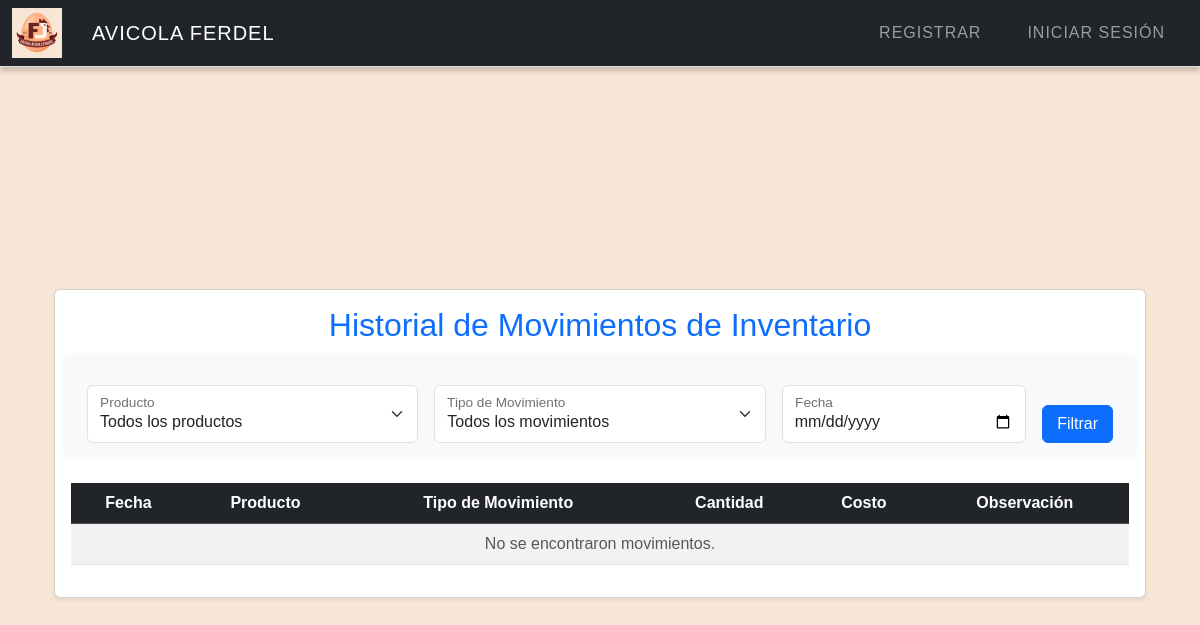
Before: /historial_inventario with the older database file.
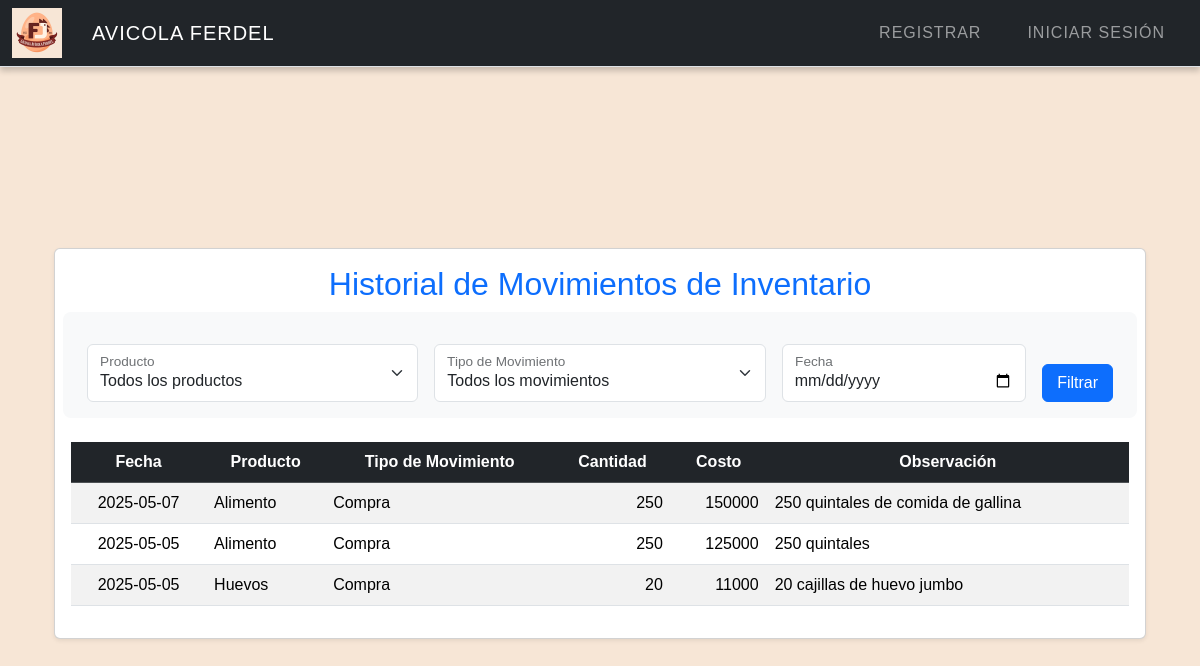
After: the same page with the newer database file.
### tables this page shows
CREATE TABLE Detalle_Movimiento_Inventario (
    ID_Detalle INTEGER PRIMARY KEY AUTOINCREMENT,
    ID_Movimiento INTEGER,
    ID_TipoMovimiento INTEGER,
    ID_Producto INTEGER,
    Cantidad INTEGER,
    Costo NUMERIC,
    IVA NUMERIC,
    Descuento NUMERIC,
    Costo_Total NUMERIC,
    Saldo NUMERIC,
    FOREIGN KEY (ID_Movimiento) REFERENCES Movimientos_Inventario(ID_Movimiento),
    FOREIGN KEY (ID_Producto) REFERENCES Productos(ID_Producto)
);

CREATE TABLE Movimientos_Inventario (
    ID_Movimiento INTEGER PRIMARY KEY AUTOINCREMENT,
    ID_TipoMovimiento INTEGER,
    N_Factura TEXT,
    Contado_Credito INTEGER,
    Fecha DATE,
    ID_Proveedor INTEGER,
    Observacion TEXT,
    IVA NUMERIC,
    Retencion NUMERIC,
    ID_Empresa INTEGER,
    ID_Bodega INTEGER,
    ID_Ruta INTEGER,
    UbicacionEntrega TEXT,
    FOREIGN KEY (ID_TipoMovimiento) REFERENCES Catalogo_Movimientos(ID_TipoMovimiento),
    FOREIGN KEY (ID_Proveedor) REFERENCES Proveedores(ID_Proveedor),
    FOREIGN KEY (ID_Empresa) REFERENCES Empresa(ID_Empresa),
    FOREIGN KEY (ID_Bodega) REFERENCES Bodegas(ID_Bodega),
    FOREIGN KEY (ID_Ruta) REFERENCES Rutas(ID_Ruta)
);

CREATE TABLE Productos (
    ID_Producto INTEGER PRIMARY KEY AUTOINCREMENT,
    COD_Producto TEXT,
    Descripcion TEXT NOT NULL,
    Unidad_Medida INTEGER,
    Existencias NUMERIC DEFAULT 0,
    Estado INTEGER DEFAULT 1,
    Familia INTEGER,
    Costo_Promedio NUMERIC,
    IVA INTEGER DEFAULT 0,
    Tipo INTEGER,
    Precio_Venta NUMERIC,
    ID_Empresa INTEGER,
    Fecha_Creacion DATE DEFAULT CURRENT_DATE,
    Usuario_Creador INTEGER,
    FOREIGN KEY (Unidad_Medida) REFERENCES Unidades_Medida(ID_Unidad),
    FOREIGN KEY (Familia) REFERENCES Familia(ID_Familia),
    FOREIGN KEY (Tipo) REFERENCES Tipo_Producto(ID_TipoProducto),
    FOREIGN KEY (ID_Empresa) REFERENCES Empresa(ID_Empresa)
);

CREATE TABLE Catalogo_Movimientos (
    ID_TipoMovimiento INTEGER PRIMARY KEY AUTOINCREMENT,
    Descripcion TEXT,
    Adicion TEXT,
    Letra TEXT
);

### app.py (the view)
@app.route("/historial_inventario")
def historial_inventario():
    productos = db.execute("SELECT ID_Producto, Descripcion FROM Productos ORDER BY Descripcion")
    tipos = db.execute("SELECT ID_TipoMovimiento, Descripcion FROM Catalogo_Movimientos ORDER BY Descripcion")
    producto_id = request.args.get("producto", "")
    tipo_id = request.args.get("tipo", "")
    fecha = request.args.get("fecha", "")
    query = """
        SELECT MI.Fecha, P.Descripcion AS Producto, CM.Descripcion AS TipoMovimiento,
               DMI.Cantidad, DMI.Costo, MI.Observacion, MI.ID_Movimiento, DMI.ID_Producto
        FROM Detalle_Movimiento_Inventario DMI
        JOIN Movimientos_Inventario MI ON MI.ID_Movimiento = DMI.ID_Movimiento
        JOIN Productos P ON P.ID_Producto = DMI.ID_Producto
        JOIN Catalogo_Movimientos CM ON CM.ID_TipoMovimiento = MI.ID_TipoMovimiento
        WHERE 1=1
    """
    params = []
    if producto_id:
        query += " AND DMI.ID_Producto = ?"
        params.append(producto_id)
    if tipo_id:
        query += " AND MI.ID_TipoMovimiento = ?"
        params.append(tipo_id)
    if fecha:
        query += " AND MI.Fecha = ?"
        params.append(fecha)
    query += " ORDER BY MI.Fecha DESC, MI.ID_Movimiento DESC"
    movimientos = db.execute(query, *params)
    return render_template("historial_inventario.html", movimientos=movimientos, productos=productos, tipos=tipos, producto_id=producto_id, tipo_id=tipo_id, fecha=fecha)

### app.py (called while the page is built)
@app.after_request
def after_request(response):
    response.headers["Cache-Control"] = "no-cache, no-store, must-revalidate"
    response.headers["Expires"] = 0
    response.headers["Pragma"] = "no-cache"
    return response

### Templates/historial_inventario.html (shortened to what this page needs)
{% extends "layout.html" %}
{% block main %}
<div class="container my-5">
    <div class="card shadow-sm">
        <div class="card-body">
            <h2 class="card-title text-center text-primary mb-4">Historial de Movimientos de Inventario</h2>
            <form method="get" class="row g-3 align-items-end mb-4 p-3 bg-light rounded-3">
                <div class="col-md-4">
                    <div class="form-floating">
                        <select name="producto" id="producto" class="form-select">
                            <option value="">Todos los productos</option>
                        </select>
                        <label for="producto">Producto</label>
                    </div>
                </div>
                <div class="col-md-4">
                    <div class="form-floating">
                        <select name="tipo" id="tipo" class="form-select">
                            <option value="">Todos los movimientos</option>
                        </select>
                        <label for="tipo">Tipo de Movimiento</label>
                    </div>
                </div>
                <div class="col-md-3">
                    <div class="form-floating">
                        <input type="date" name="fecha" id="fecha" class="form-control" value="{{ fecha }}">
                        <label for="fecha">Fecha</label>
                    </div>
                </div>
                <div class="col-md-1 d-grid">
                    <button type="submit" class="btn btn-primary">Filtrar</button>
                </div>
            </form>
            <div class="table-responsive">
                <table class="table table-striped table-hover align-middle">
                    <thead class="table-dark text-center">
                        <tr>
                            <th>Fecha</th>
                            <th>Producto</th>
                            <th>Tipo de Movimiento</th>
                            <th>Cantidad</th>
                            <th>Costo</th>
                            <th>Observación</th>
                        </tr>
                    </thead>
                    <tbody>
                        {% for m in movimientos %}
                        <tr>
                            <td class="text-center">{{ m.Fecha }}</td>
                            <td>{{ m.Producto }}</td>
                            <td>{{ m.TipoMovimiento }}</td>
                            <td class="text-end">{{ m.Cantidad }}</td>
                            <td class="text-end">{{ m.Costo }}</td>
                            <td>{{ m.Observacion }}</td>
                        </tr>
                        {% else %}
                        <tr>
                            <td colspan="6" class="text-center text-muted">No se encontraron movimientos.</td>
                        </tr>
                        {% endfor %}
                    </tbody>
                </table>
            </div>
        </div>
    </div>
</div>
{% endblock %}

### Templates/layout.html (shortened to what this page needs)
<!DOCTYPE html>
<html lang="es">
<head>
    <link href="https://cdn.jsdelivr.net/npm/bootstrap@5.3.3/dist/css/bootstrap.min.css" rel="stylesheet"
>
    <link rel="stylesheet" href="{{ url_for('static', filename='styles.css') }}">
</head>
<body>
    <nav class="navbar navbar-expand-md navbar-dark bg-dark border-bottom">
        <div class="container-fluid">
            <img src="{{ url_for('static', filename='logoFerdel_web.png') }}" alt="Logo de Ferdel" width="50" height="50">
            <a class="navbar-brand ms-2" href="/">AVICOLA FERDEL</a>
            <div class="collapse navbar-collapse" id="navbarNav">
                {% if current_user.is_authenticated %}
                <ul class="navbar-nav me-auto">
                    <li class="nav-item dropdown">
                        <a class="nav-link dropdown-toggle" href="#" id="comprasDropdown" role="button" data-bs-toggle="dropdown" aria-expanded="false">
                            Compras
                        </a>
                        <ul class="dropdown-menu" aria-labelledby="comprasDropdown">
                            <li><a class="dropdown-item" href="/compras">Agregar Compras</a></li>
                            <li><a class="dropdown-item" href="/gestionar_compras">Editar Compras</a></li>
                        </ul>
                    </li>
                    <li class="nav-item dropdown">
                        <a class="nav-link dropdown-toggle" href="#" id="ventasDropdown" role="button" data-bs-toggle="dropdown" aria-expanded="false">
                            Ventas
                        </a>
                        <ul class="dropdown-menu" aria-labelledby="ventasDropdown">
                            <li><a class="dropdown-item" href="/ventas">Agregar Ventas</a></li>
                            <li><a class="dropdown-item" href="/gestionar_ventas">Editar Ventas</a></li>
                        </ul>
                    </li>
                    <li class="nav-item dropdown">
                        <a class="nav-link dropdown-toggle" href="#" id="cobrosDropdown" role="button" data-bs-toggle="dropdown" aria-expanded="false">
                            Cobros
                        </a>
                        <ul class="dropdown-menu" aria-labelledby="cobrosDropdown">
                            <li><a class="dropdown-item" href="{{ url_for('cobros') }}">Ver Cobros</a></li>
                        </ul>
                    </li>
                    <li class="nav-item dropdown">
                        <a class="nav-link dropdown-toggle" href="#" id="pagosDropdown" role="button" data-bs-toggle="dropdown" aria-expanded="false">
                            Pagos
                        </a>
                        <ul class="dropdown-menu" aria-labelledby="pagosDropdown">
                            <li><a class="dropdown-item" href="{{ url_for('pagos') }}">Ver Pagos</a></li>
                        </ul>
                    </li>
                    <li class="nav-item dropdown">
                        <a class="nav-link dropdown-toggle" href="#" id="facturaDropdown" role="button" data-bs-toggle="dropdown" aria-expanded="false">
                            Factura
                        </a>
                        <ul class="dropdown-menu" aria-labelledby="facturaDropdown">
                            <li><a class="dropdown-item" href="{{ url_for('visualizar_facturas') }}">Visualizar Factura</a></li>
                            <li><a class="dropdown-item" href="#">Generar nueva Factura</a></li>
                        </ul>
                    </li>
                    <li class="nav-item dropdown">
                        <a class="nav-link dropdown-toggle" href="#" id="bodegaDropdown" role="button" data-bs-toggle="dropdown" aria-expanded="false">
                            Bodega
                        </a>
                        <ul class="dropdown-menu" aria-labelledby="bodegaDropdown">
                            <li><a class="dropdown-item" href="/bodega">Ver Bodega</a></li>
                            <li><a class="dropdown-item" href="{{ url_for('historial_inventario') }}">Historial de Movimientos</a></li>
                        </ul>
                    </li>
                    <li class="nav-item dropdown">
                        <a class="nav-link dropdown-toggle" href="#" id="vehiculosDropdown" role="button" data-bs-toggle="dropdown" aria-expanded="false">
                            Vehiculos
                        </a>
                        <ul class="dropdown-menu" aria-labelledby="vehiculosDropdown">
                            <li><a class="dropdown-item" href="{{ url_for('vehiculos') }}">Ver Vehículos</a></li>
                            <li><a class="dropdown-item" href="{{ url_for('combustible') }}">Gasto de Combustibles</a></li>
                            <li><a class="dropdown-item" href="#">Gestionar Mantenimiento</a></li>
                        </ul>
                    </li>
                    <li class="nav-item dropdown">
                        <a class="nav-link dropdown-toggle" href="#" id="CatalogosDropdown" role="button" data-bs-toggle="dropdown" aria-expanded="false">
                            Catálogos
                        </a>
                        <ul class="dropdown-menu" aria-labelledby="CatalogosDropdown">
                            <li><a class="dropdown-item" href="/clientes">Gestionar Clientes</a></li>
                            <li><a class="dropdown-item" href="/proveedores">Gestionar Proveedores</a></li>
                            <li><a class="dropdown-item" href="/productos">Gestionar Productos</a></li>
                            <li><a class="dropdown-item" href="/empresa">Gestionar Empresa</a></li>
                            <li><a class="dropdown-item" href="{{ url_for('familia') }}">Gestionar Familias</a></li>
                            <li><a class="dropdown-item" href="{{ url_for('tipo_producto') }}">Gestionar Tipos de Producto</a></li>
                        </ul>
                    </li>
                </ul>
                <ul class="navbar-nav ms-auto">
                    <li class="nav-item nav-link text-white">BIENVENIDO, {{ current_user.username }}</li>
                    <li class="nav-item"><a class="nav-link" href="/logout">Cerrar sesión</a></li>
                </ul>
                {% else %}
                <ul class="navbar-nav ms-auto">
                    <li class="nav-item"><a class="nav-link" href="/register">Registrar</a></li>
                    <li class="nav-item"><a class="nav-link" href="/login">Iniciar sesión</a></li>
                </ul>
                {% endif %}
            </div>
        </div>
    </nav>
    <main class="container" style="padding-top: 20px;">
        {% block main %}
        {% endblock %}
    </main>
</body>
</html>

### static/styles.css (style rules this page uses)
body { margin: 0; font-family: 'Arial', sans-serif; background: #F7E6D6; color: #1a1a1a; overflow-x: hidden; }
nav { display: flex; justify-content: center; align-items: center; background: #EFD4BC; box-shadow: 0 4px 6px rgba(0, 0, 0, 0.2); padding: 10px 0; position: sticky; top: 0; z-index: 1000; border-bottom: 2px solid rgba(0, 0, 0, 0.1); }
nav a { color: #1a1a1a; text-transform: uppercase; text-decoration: none; margin: 0 15px; padding: 10px 20px; font-size: 14px; letter-spacing: 1px; border: 2px solid transparent; border-radius: 25px; transition: all 0.3s ease-in-out; position: relative; overflow: hidden; }
nav a::before { content: ''; position: absolute; top: 0; left: -100%; width: 100%; height: 100%; background: linear-gradient(90deg, rgba(0, 0, 0, 0.1), rgba(0, 0, 0, 0)); transition: all 0.4s ease-in-out; z-index: -1; }
html, body { height: 100%; margin: 0; display: flex; flex-direction: column; }
main { flex: 1; }
main { flex: 1; display: flex; justify-content: center; align-items: center; min-height: 70vh; }

### Templates/layout.html (style rules this page uses)
main { padding-top: 80px; }

Changed rows visible on the page:
added Detalle_Movimiento_Inventario: Fecha "2025-05-07", Producto "Alimento", TipoMovimiento "Compra", Cantidad "250", Costo "150000", Observacion "250 quintales de comida de gallina"
added Detalle_Movimiento_Inventario: Fecha "2025-05-05", Producto "Alimento", TipoMovimiento "Compra", Cantidad "250", Costo "125000", Observacion "250 quintales"
added Detalle_Movimiento_Inventario: Fecha "2025-05-05", Producto "Huevos", TipoMovimiento "Compra", Cantidad "20", Costo "11000", Observacion "20 cajillas de huevo jumbo"
Other visible differences:
text no longer shown: "No se encontraron movimientos."
